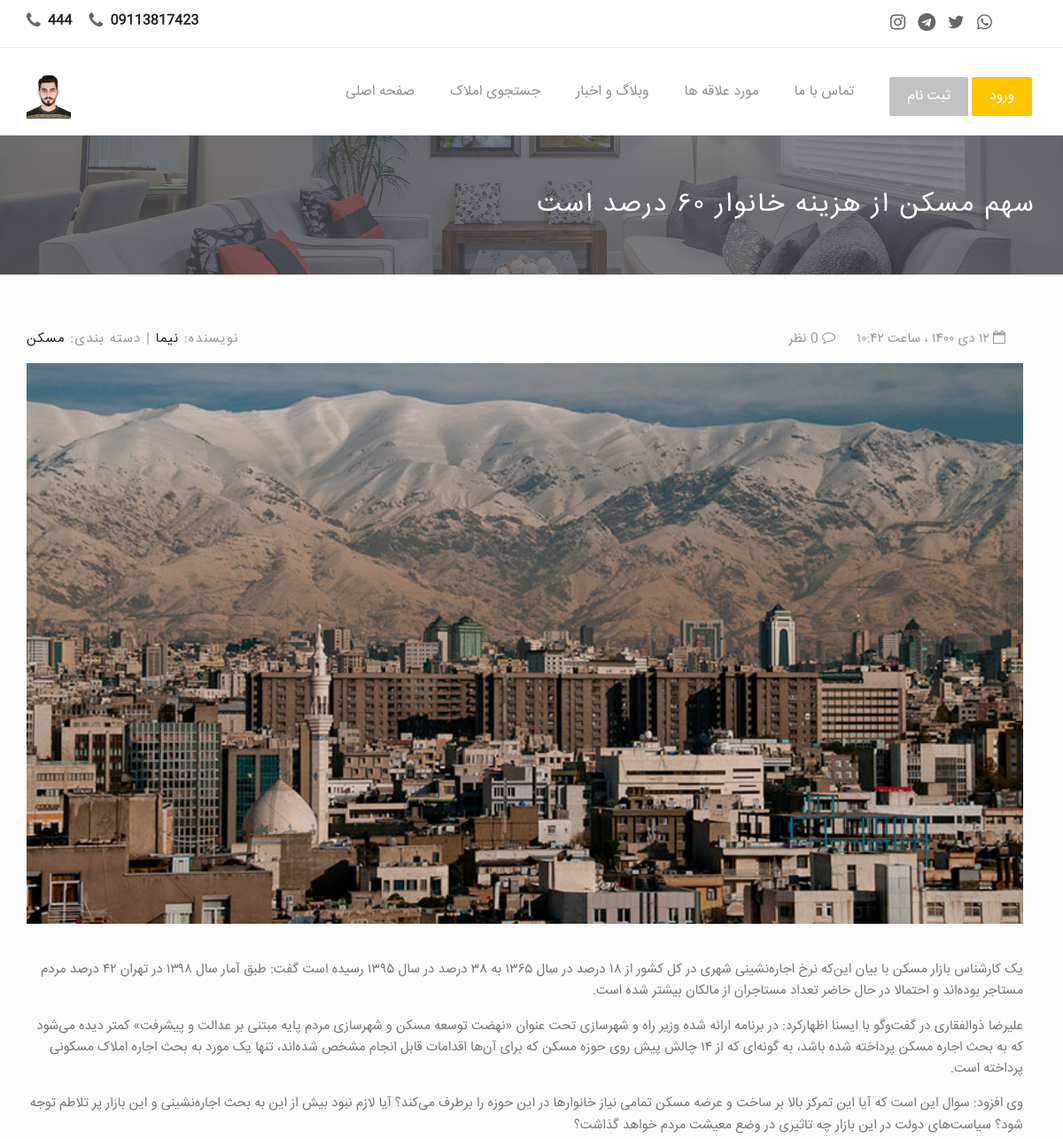
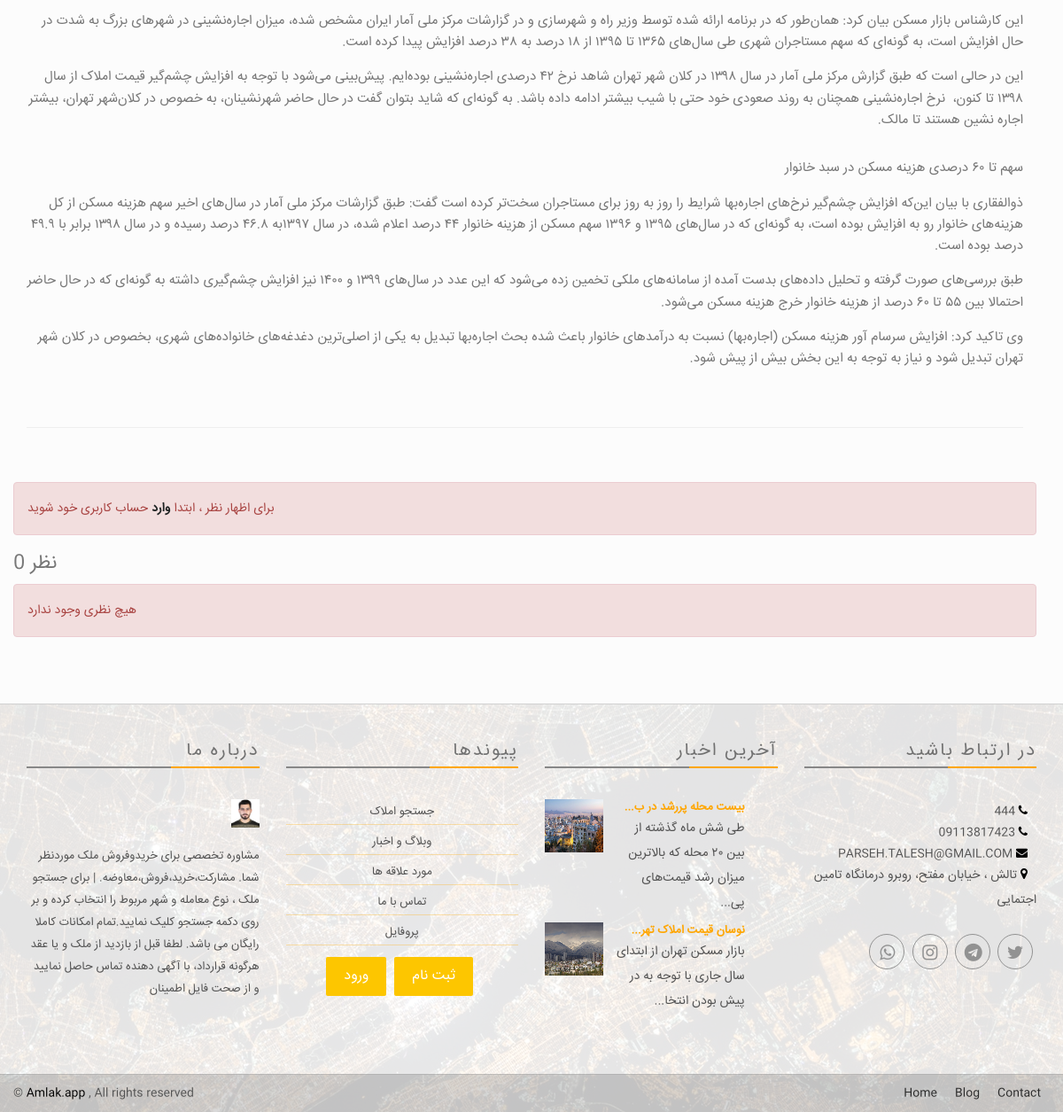
Page /blog/11/ on the committed database (2 pictures, top to bottom).
### app/models.py (models this page shows, shortened)
class Settings(models.Model):
  title = models.CharField(max_length=100, verbose_name = "عنوان")
  title_below = models.CharField(max_length=300 , null=True, blank=True , verbose_name = "متن زیر عنوان")
  introduction_text = models.TextField(max_length=2000 , null=True, blank=True , verbose_name = "متن معرفی" )
  contact_page_text = models.TextField(max_length=2000 , null=True, blank=True , verbose_name = "متن صفحه تماس با ما")
  experts_number = models.IntegerField(default='1', verbose_name = "تعداد کارشناسان")
  email = models.EmailField(max_length=200 , null=True , blank=True , verbose_name = "ایمیل")
  address = models.CharField(max_length=300 , null=True , blank=True , verbose_name = "آدرس")
  phone1 = models.CharField(max_length=20 , null=True , blank=True , verbose_name = "تلفن ۱")
  phone2 = models.CharField(max_length=20 , null=True , blank=True , verbose_name = "تلفن ۲")
  whatsapp_number = models.CharField(max_length=20 , null=True , blank=True , verbose_name = "شماره واتساپ")
  instagram = models.URLField(max_length=500, null=True, blank=True, verbose_name = "لینک اینستاگرام")
  telegram = models.URLField(max_length=500, null=True, blank=True, verbose_name = "لینک تلگرام")
  twitter = models.URLField(max_length=500, null=True, blank=True, verbose_name = "لینک توییتر")
  whatsapp = models.URLField(max_length=500, null=True, blank=True, verbose_name = "لینک واتس اپ")
  lat_long = models.CharField(max_length=50 , null=True , blank=True , verbose_name = "lat & long")
  logo = models.ImageField(default='logo.png', upload_to='logo', null=True, blank=True, verbose_name = "لوگو")
  header_image = models.ImageField(default='header.png', upload_to='header', null=True, blank=True, verbose_name = "تصویر سربرگ (header)")
  class Meta:
      verbose_name = "تنظیمات"
      verbose_name_plural = "تنظیمات"

### blogApp/models.py (models this page shows, shortened)
class Post(models.Model):
    title = models.CharField(max_length=255, verbose_name="عنوان")
    slug = models.SlugField(max_length=255, null=True, blank=True, verbose_name="نشانی پیوند (link)")
    author = models.ForeignKey(User, on_delete=models.CASCADE, verbose_name="نویسنده")
    img = models.ImageField(upload_to='blog', null=True, verbose_name="تصویر")
    body = RichTextField(blank=False, null=True, verbose_name="متن")
    comments = models.ManyToManyField(PostComment, blank=True, verbose_name="نظرات")
    post_date = models.DateTimeField(auto_now_add=True)
    category = models.ForeignKey(Categories, null=True, on_delete=models.PROTECT, related_name='category_set', verbose_name="دسته بندی")
    def j_post_date(self):
        return jalali_converter(self.post_date)
    class Meta:
      verbose_name = "پست"
      verbose_name_plural = "پست ها"

class Categories(models.Model):
    categoryname = models.CharField(max_length=255)
    slug = models.CharField(max_length=255, verbose_name="نشانی پیوند (link)")
    def __str__(self):
        return self.categoryname
    class Meta:
      verbose_name = "دسته بندی"
      verbose_name_plural = "دسته بندی ها"

### blogApp/views.py (the view)
# urls.py: path('<slug:slug>/', blogdetail.as_view(), name="blog-detail"),
class blogdetail(DetailView):
   model = Post
   template_name = 'blog_detail.html'
   def get_context_data(self, *args, **kwargs):
      cat_list = Categories.objects.all()
      latestpost_list = Post.objects.all().order_by('-post_date')[:3]
      context = super(blogdetail, self).get_context_data(*args, **kwargs)
      context["cat_list"] = cat_list
      context["latestpost_list"] = latestpost_list
      return context

### templates/blog_detail.html (shortened to what this page needs)
{% extends 'base.html' %}
{% block content %}
<div style="background:#494C53 url({{ settings.header_image.url }}) no-repeat scroll center top / cover; color:#FFF; position: relative; min-height: 140px; ">
    <div class="container">
        <div class="row" dir="rtl" align="right">
            <div class="page-head-content">
                <h1 class="page-title"> {{post.title}} </h1>
            </div>
        </div>
    </div>
</div>
<div class="content-area blog-page padding-top-40" style="background-color: #FCFCFC; padding-bottom: 55px;">
    <div class="container">
        <div class="row">
            <div class="blog-lst col-md-12 pl0">
              <section class="post">
                  <div class="row">
                      <div class="col-sm-6">
                          <p class="author-category">
                              نویسنده:  <a href="#"> {{post.author.first_name}} </a> |
                              دسته بندی:  <a href="#"> {{post.category}} </a>
                          </p>
                      </div>
                      <div class="col-sm-6 right">
                          <p class="date-comments" dir="rtl">
                              <a href="#"><i class="fa fa-calendar-o"></i> {{post.j_post_date }} </a>
                              <a href="#"><i class="fa fa-comment-o"></i> {{ post.comments.all.count }} نظر</a>
                          </p>
                      </div>
                  </div>
                  <div class="image wow fadeInLeft animated">
                      <a href="{% url 'blog-detail' post.slug %}">
                          <img src="{{post.img.url}}" class="img-responsive" alt="Example blog post alt">
                      </a>
                  </div>
                  <div dir="rtl" align="right">
                    <p class="intro"> {{post.body|linebreaks}} </p>
                  </div>
                  <hr>
              </section>
              {% if not request.user.is_authenticated %}
              <div class="alert alert-danger">برای اظهار نظر ، ابتدا <a href="/login"> وارد </a>  حساب کاربری خود شوید </div>
              {% endif %}
                <section id="comments" class="comments wow fadeInRight animated">
                    <h4 class="text-uppercase wow fadeInLeft animated">{{ post.comments.all.count }} نظر </h4>
                  {% for comment in post.comments.all %}
                    <div class="row comment" dir="rtl" align="right">
                        <div class="col-sm-3 col-md-2 text-center-xs">
                            <p>
                                <img src="{{ comment.sender.profile.user_photo.url}}" class="img-circle" style="max-width:100px;">
                            </p>
                        </div>
                        <div class="col-sm-9 col-md-10">
                            <h5 class="text-uppercase"> {{ comment.sender.first_name}} </h5>
                            <p class="posted"><i class="fa fa-clock-o"></i> {{ comment.j_create_at }} </p>
                            <p> {{ comment.message }} </p>
                        </div>
                        {% empty %}
                          <div class="alert alert-danger"> هیچ نظری وجود ندارد </div>
                    </div>
                  {% endfor %}
            </div>
        </div>
    </div>
{% endblock %}

### templates/base.html (shortened to what this page needs)
{% load static %}
{% load bootstrap %}
<!DOCTYPE html>
<html class="no-js">
<head>
  <link rel="stylesheet" href="{% static 'assets/css/normalize.css' %}">
  <link rel="stylesheet" href="{% static 'assets/css/font-awesome.min.css' %}">
  <link rel="stylesheet" href="{% static 'assets/css/fontello.css">
  <link href="{% static 'assets/fonts/icon-7-stroke/css/pe-icon-7-stroke.css' %}" rel="stylesheet">
  <link href="{% static 'assets/fonts/icon-7-stroke/css/helper.css' %}" rel="stylesheet">
  <link href="{% static 'assets/css/animate.css' %}" rel="stylesheet" media="screen">
  <link rel="stylesheet" href="{% static 'assets/css/bootstrap-select.min.css' %}">
  <link rel="stylesheet" href="{% static 'bootstrap/css/bootstrap.min.css' %}">
  <link rel="stylesheet" href="{% static 'assets/css/icheck.min_all.css' %}">
  <link rel="stylesheet" href="{% static 'assets/css/price-range.css' %}">
  <link rel="stylesheet" href="{% static 'assets/css/owl.carousel.css' %}">
  <link rel="stylesheet" href="{% static 'assets/css/owl.theme.css' %}">
  <link rel="stylesheet" href="{% static 'assets/css/owl.transitions.css' %}">
  <link rel="stylesheet" href="{% static 'assets/css/style.css' %}">
  <link rel="stylesheet" href="{% static 'assets/css/responsive.css' %}">
  <link rel="stylesheet" href="https://cdnjs.cloudflare.com/ajax/libs/font-awesome/4.7.0/css/font-awesome.min.css">
</head>
<body>
  <div class="header-connect">
  		<div class="container">
  				<div class="row">
  						<div class="col-md-5 col-sm-8  col-xs-12">
  								<div class="header-half header-call">
  										<p>
  												<span> <i class="fa fa-phone"></i> <a href="tel:{{ settings.phone1 }}"> {{ settings.phone1 }} </a> </span>
                          <span> <i class="fa fa-phone"></i> <a href="tel:{{ settings.phone2 }}"> {{ settings.phone2 }} </a> </span>
  										</p>
  								</div>
  						</div>
  						<div class="col-md-2 col-md-offset-5  col-sm-3 col-sm-offset-1  col-xs-12">
  								<div class="header-half header-social">
  										<ul class="list-inline">
                          <li><a href="{{ settings.instagram }}"><i class="fa fa-instagram" style="font-size:20px"></i></a></li>
                          <li><a href="{{ settings.telegram }}"><i class="fa fa-telegram" style="font-size:20px"></i></a></li>
  												<li><a href="{{ settings.twitter }}"><i class="fa fa-twitter" style="font-size:20px"></i></a></li>
  												<li><a href="{{ settings.whatsapp }}"><i class="fa fa-whatsapp" style="font-size:20px"></i></a></li>
  										</ul>
  								</div>
  						</div>
  				</div>
  		</div>
  </div>
  <nav class="navbar navbar-default ">
  		<div class="container">
  				<div class="navbar-header">
  						<a class="navbar-brand" href="{% url 'app:home' %}"><img src="{{ settings.logo.url }}" style="max-height:50px;" alt="{{ settings.title }}"></a>
  				</div>
  				<div class="collapse navbar-collapse yamm" id="navigation">
  						<div class="button navbar-right">
                {% if user.is_authenticated %}
                <button class="navbar-btn nav-button wow fadeInRight" onclick=" window.location.replace('{% url 'logout' %}')" data-wow-delay="0.5s"> خروج </button>
                <button class="navbar-btn nav-button wow fadeInRight login" onclick=" window.location.replace('{% url 'app:profile' %}')" data-wow-delay="0.5s"> پروفایل </button>
                {% else %}
                <button class="navbar-btn nav-button wow bounceInRight" onclick="window.location.replace('{% url 'register' %}')" data-wow-delay="0.4s"> ثبت نام </button>
                <button class="navbar-btn nav-button wow fadeInRight login" onclick=" window.location.replace('{% url 'login' %}')" data-wow-delay="0.5s"> ورود </button>
                {% endif %}
  						</div>
  						<ul class="main-nav nav navbar-nav navbar-right">
  								<li class="wow fadeInDown" data-wow-delay="0.1s"><a class="" href="{% url 'app:home' %}"> صفحه اصلی </a> </li>
  								<li class="wow fadeInDown" data-wow-delay="0.1s"><a class="" href="{% url 'app:items' %}"> جستجوی املاک </a></li>
  								<li class="wow fadeInDown" data-wow-delay="0.1s"><a class="" href="/blog"> وبلاگ و اخبار  </a></li>
  								<li class="wow fadeInDown" data-wow-delay="0.1s"><a class="" href="{% url 'app:favs' %}"> مورد علاقه ها  </a></li>
  								<li class="wow fadeInDown" data-wow-delay="0.4s"><a href="{% url 'app:contact' %}"> تماس با ما </a></li>
  						</ul>
  				</div>
  		</div>
  </nav>
{% block content %}{% endblock content %}
    <div class="footer-area">
    		<div class=" footer">
    				<div class="container">
    						<div class="row" align="right">
    								<div class="col-md-3 col-sm-6 wow fadeInRight animated">
    										<div class="single-footer">
    												<h4> درباره ما </h4>
    												<div class="footer-title-line"></div>
    												<img src="{{ settings.logo.url }}" alt="{{ settings.title }}" class="wow pulse" data-wow-delay="1s">
    												<p dir="rtl"> {{ settings.title_below }} </p>
    										</div>
    								</div>
    								<div class="col-md-3 col-sm-6 wow fadeInRight animated">
    										<div class="single-footer">
    												<h4> پیوندها  </h4>
    												<div class="footer-title-line"></div>
    												<ul class="footer-menu" dir="rtl" align="center">
    														<li><a href="{% url 'app:items' %}"> جستجو املاک </a></li>
    														<li><a href="/blog"> وبلاگ و اخبار </a></li>
    														<li><a href="{% url 'app:favs' %}"> مورد علاقه ها </a></li>
    														<li><a href="{% url 'app:contact' %}">  تماس با ما  </a></li>
    														<li><a href="{% url 'app:profile' %}"> پروفایل </a>  </li>
                                <button class="navbar-btn nav-button wow bounceInRight login" onclick="window.location.replace('{% url 'register' %}')" data-wow-delay="0.4s"> ثبت نام </button>
                                <button class="navbar-btn nav-button wow fadeInRight login" onclick=" window.location.replace('{% url 'login' %}')" data-wow-delay="0.5s"> ورود </button>
    												</ul>
    										</div>
    								</div>
    								<div class="col-md-3 col-sm-6 wow fadeInRight animated">
    										<div class="single-footer">
    												<h4> آخرین اخبار </h4>
    												<div class="footer-title-line"></div>
    												<ul class="footer-blog">
                            {% for post in footer_latestpost_list %}
    														<li dir="rtl">
    																<div class="col-md-3 blg-thumb p0">
    																		<a href="{% url 'blog-detail' post.slug %}"> <img src="{{post.img.url}}"> </a>
    																</div>
    																<div class="col-md-8  col-sm-8 col-xs-8  blg-entry">
    																		<h6> <a href="{% url 'blog-detail' post.slug %}"> {{ post.title | slice:':20' | safe}}... </a></h6>
    																		{{post.body | slice:':65' | safe}}...
    																</div>
    														</li> <br>
                            {% endfor %}
    												</ul>
    										</div>
    								</div>
    								<div class="col-md-3 col-sm-6 wow fadeInRight animated">
    										<div class="single-footer news-letter">
    												<h4> در ارتباط باشید </h4>
    												<div class="footer-title-line"></div>
                            <ul class="footer-adress" dir="rtl">
                                <li> <a href="tel:{{ settings.phone1 }}"> <i class="fa fa-phone"></i> {{ settings.phone1 }} </a> </li>
                                <li> <a href="tel:{{ settings.phone2 }}"> <i class="fa fa-phone"></i> {{ settings.phone2 }} </a> </li>
                                <li> <a href="mailto:{{ settings.email }}"> <i class="fa fa-envelope"> </i> {{ settings.email }} </a> </li>
                                <li> <i class="fa fa-map-marker"> </i> {{ settings.address }} </li>
                            </ul>
                            <br>
    												<div class="social pull-right">
    														<ul>
    																<li><a class="wow fadeInUp animated" href="{{ settings.whatsapp }}"><i class="fa fa-whatsapp"></i></a></li>
    																<li><a class="wow fadeInUp animated" href="{{ settings.instagram }}" data-wow-delay="0.3s"><i class="fa fa-instagram"></i></a></li>
    																<li><a class="wow fadeInUp animated" href="{{ settings.telegram }}" data-wow-delay="0.4s"><i class="fa fa-telegram"></i></a></li>
    																<li><a class="wow fadeInUp animated" href="{{ settings.twitter }}" data-wow-delay="0.5s"><i class="fa fa-twitter"></i></a></li>
    														</ul>
    												</div>
    										</div>
    								</div>
    						</div>
    				</div>
    		</div>
    		<div class="footer-copy text-center">
    				<div class="container">
    						<div class="row">
    								<div class="pull-left">
    										<span> &#169; <a href="https://www.Amlak.app">Amlak.app</a> , All rights reserved </span>
    								</div>
    								<div class="bottom-menu pull-right">
    										<ul>
    												<li><a class="wow fadeInUp animated" href="{% url 'app:home' %}" data-wow-delay="0.2s">Home</a></li>
    												<li><a class="wow fadeInUp animated" href="/blog" data-wow-delay="0.4s">Blog</a></li>
    												<li><a class="wow fadeInUp animated" href="{% url 'app:contact' %}" data-wow-delay="0.6s">Contact</a></li>
    										</ul>
    								</div>
    						</div>
    				</div>
    		</div>
    </div>
</body>
</html>

### rows in the picture
Settings: phone1 "444", phone2 "09113817423", logo (picture), header_image (picture), title_below "مشاوره تخصصی برای خریدوفروش ملک موردنظر شما. مشارکت،خرید،فروش،معاوضه. | برای جستجو ملک ، نوع معامله و شهر مربوط را انتخاب کرده و بر روی دکمه جستجو کلیک نمایید.تمام امکانات کاملا رایگان می باشد. لطفا قبل از بازدید از ملک و یا عقد هرگونه قرارداد، با آگهی دهنده تماس حاصل نمایید و از صحت فایل اطمینان", email "PARSEH.TALESH@GMAIL.COM", address "تالش ، خیابان مفتح، روبرو درمانگاه تامین اجتمایی"
Post: title "سهم مسکن از هزینه خانوار ۶۰ درصد است", author.first_name "نیما", category "مسکن", img (picture), body "یک کارشناس بازار مسکن با بیان این‌که نرخ اجاره‌نشینی شهری در کل کشور از ۱۸ درصد در سال ۱۳۶۵ به ۳۸ درصد در سال ۱۳۹۵ رسیده است گفت: طبق آمار سال ۱۳۹۸ در تهران ۴۲ درصد مردم مستاجر بوده‌اند و احتمالا در حال حاضر تعداد مستاجران از مالکان بیشتر شده است. علیرضا ذوالفقاری در گفت‌وگو با ایسنا اظهارکرد: در برنامه ارائه شده وزیر راه و شهرسازی تحت عنوان «نهضت توسعه مسکن و شهرسازی مردم‌ پایه مبتنی بر عدالت و پیشرفت» کمتر دیده می‌شود که به بحث اجاره مسکن پرداخته شده باشد، به گونه‌ای که از ۱۴ چالش پیش روی حوزه مسکن که برای آن‌ها اقدامات قابل انجام مشخص شده‌اند، تنها یک مورد به بحث اجاره املاک مسکونی پرداخته است. وی افزود: سوال این است که آیا این تمرکز بالا بر ساخت و عرضه مسکن تمامی نیاز خانوارها در این…", comments.all.count "0"
Post: img (picture), title "بیست محله پررشد در ب", body "طی شش ماه گذشته از بین ۲۰ محله که بالاترین میزان رشد قیمت‌های پی"
Post: img (picture), title "نوسان قیمت املاک تهر", body "بازار مسکن تهران از ابتدای سال جاری با توجه به در پیش بودن انتخا"
